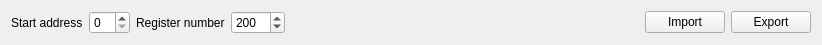
<?xml version="1.0" encoding="UTF-8"?>
<ui version="4.0">
 <class>SAKModbusCommonReigsterViewController</class>
 <widget class="QWidget" name="SAKModbusCommonReigsterViewController">
  <property name="geometry">
   <rect>
    <x>0</x>
    <y>0</y>
    <width>822</width>
    <height>41</height>
   </rect>
  </property>
  <property name="windowTitle">
   <string>Form</string>
  </property>
  <layout class="QGridLayout" name="gridLayout">
   <item row="0" column="3">
    <widget class="QSpinBox" name="registerNumberSpinBox">
     <property name="maximum">
      <number>2000</number>
     </property>
     <property name="value">
      <number>200</number>
     </property>
    </widget>
   </item>
   <item row="0" column="0">
    <widget class="QLabel" name="label">
     <property name="text">
      <string>Start address</string>
     </property>
    </widget>
   </item>
   <item row="0" column="1">
    <widget class="QSpinBox" name="startAddressSpinBox"/>
   </item>
   <item row="0" column="5">
    <widget class="QPushButton" name="importPushButton">
     <property name="text">
      <string>Import</string>
     </property>
    </widget>
   </item>
   <item row="0" column="6">
    <widget class="QPushButton" name="exportPushButton">
     <property name="text">
      <string>Export</string>
     </property>
    </widget>
   </item>
   <item row="0" column="2">
    <widget class="QLabel" name="label_2">
     <property name="text">
      <string>Register number</string>
     </property>
    </widget>
   </item>
   <item row="0" column="4">
    <spacer name="horizontalSpacer">
     <property name="orientation">
      <enum>Qt::Horizontal</enum>
     </property>
     <property name="sizeHint" stdset="0">
      <size>
       <width>40</width>
       <height>20</height>
      </size>
     </property>
    </spacer>
   </item>
  </layout>
 </widget>
 <resources/>
 <connections/>
</ui>
